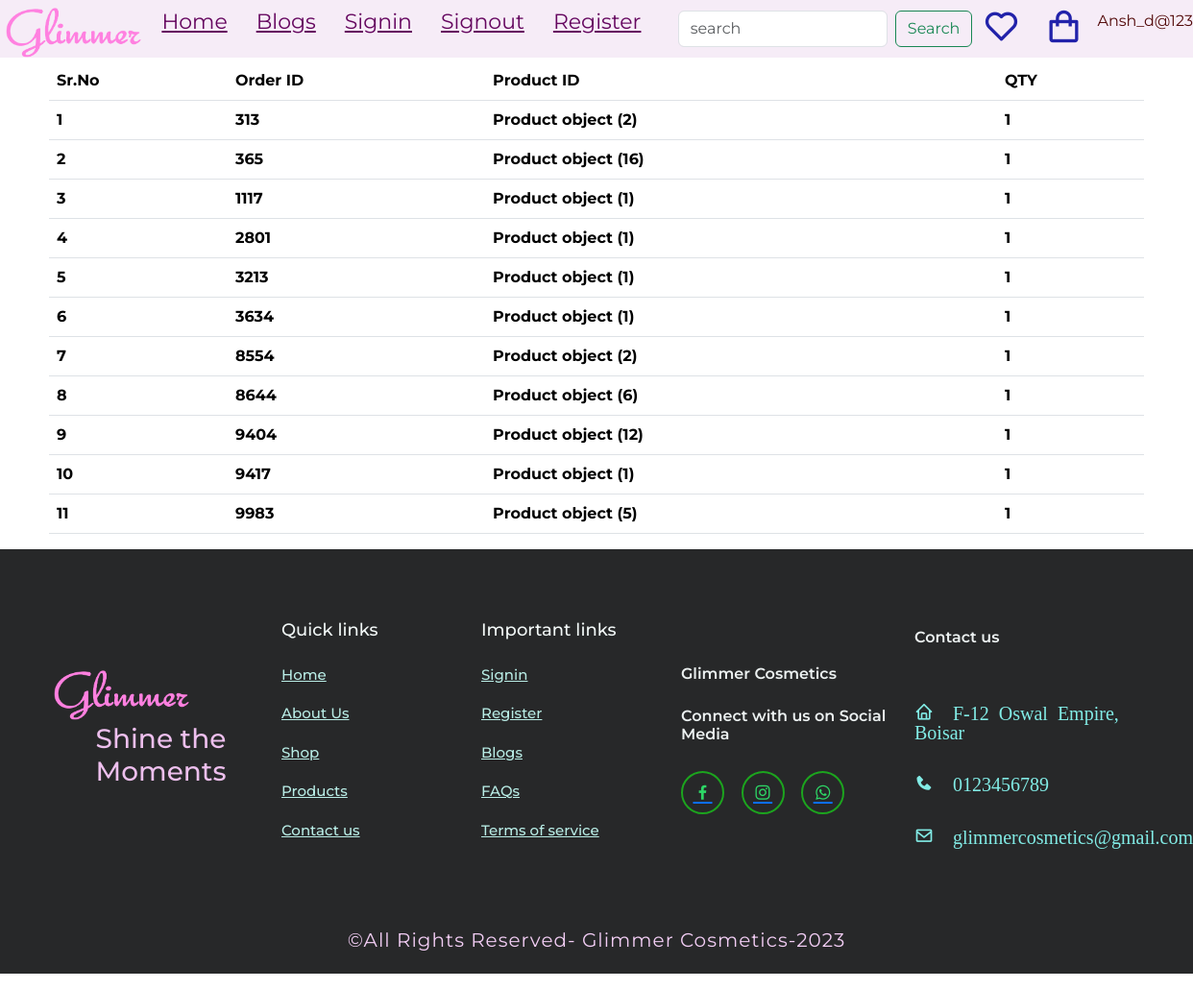
The app's page /userorders/ (signed in) with its own data.
### glimmerapp/models.py (models this page shows)
class Order(models.Model):
    order_id = models.IntegerField(primary_key=True)
    userid = models.ForeignKey(User, on_delete=models.CASCADE,null=True, blank=True)
    product_id = models.ForeignKey(Product, on_delete=models.CASCADE)
    qty = models.PositiveIntegerField(default=0)

class Product(models.Model):
    product_id = models.IntegerField(primary_key=True)
    product_name = models.CharField(max_length=55)
    type = (("Makeup","Makeup"),("Haircare","Haircare"),("Skincare","Skincare"),("Appliances","Appliances"))
    category = models.CharField(max_length=100,choices=type,default="")
    desc = models.TextField(max_length=255)
    price = models.IntegerField()
    image = models.ImageField(upload_to="pics")
    objects = models.Manager()
    prod = CustomManager()

### glimmerapp/views.py (the view)
# urls.py: path('userorders/',views.userorders,name='userorders'),
def userorders(req):
    if req.user.is_authenticated:
        user=req.user
        allorders = Order.objects.filter(userid=user)
        context = {"allorders": allorders, "username": user}
        return render(req, "userorders.html", context)
    else:
        user=None
        return redirect('/signin')

### templates/userorders.html (shortened to what this page needs)
{% load static %}
{% include 'header.html' %}
<!DOCTYPE html>
<html lang="en">
<head>
    <link href="https://cdn.jsdelivr.net/npm/bootstrap@5.3.2/dist/css/bootstrap.min.css" rel="stylesheet">
</head>
<body><br>
<div class="container">
    <div class="row">
        <table class="table table-border">
            <tr>
                <th>Sr.No</th>
                <th>Order ID</th>
                <th>Product ID</th>
                <th>QTY</th>
            </tr>
            {% for x in allorders %}
                <tr>
                <th>{{forloop.counter}}</th>
                <th>{{x.order_id}}</th>
                <th>{{x.product_id}}</th>
                <th>{{x.qty}}</th>
                </tr>
            {% endfor %}
        </table>
    </div>
    </div>
</body>
</html>
{% include 'footer.html' %}

### templates/header.html (shortened to what this page needs)
{% load static %}
<!DOCTYPE html>
<html lang="en">
<head>
    <link rel="stylesheet" href="{% static '/css/style.css' %}">
    <link rel="stylesheet" href="https://unpkg.com/boxicons@latest/css/boxicons.min.css">
</head>
<body>
    <header>
        <a href="" class="logo"><img src="{% static '/images/glimmer.png' %}" alt=""></a>
        <ul class="navbar">
            <li><a href="{% url 'index' %}">Home</a></li>
            <li><a href="{% url 'blog' %}">Blogs</a></li>
            <li><a href="{% url 'signin' %}">Signin</a></li>
            {% if user.is_authenticated %}
            <li><a href="{% url 'signout' %}">Signout</a></li>
            {% endif %}
            <li><a href="{% url 'register' %}">Register</a></li>
        </ul>
        <div class="h-icons">
            <form method="GET" action="{% url 'searchcosmetic' %}" class="d-flex" role="search">
                <input class="form-control me-2" name='c' value="{{query}}" type="search" placeholder="search" aria-label="search">
                <button class="btn btn-outline-success" type="submit">Search</button>
           </form>
        <a href="/wishlist"><i class='bx bx-heart'></i></a>
        <a href="/bag"><i class='bx bx-shopping-bag'></i></a>
        <p style="color:rgb(82, 9, 9)">{{username}}</p>
    </div>
    </header>
    <p style="color:rgb(82, 9, 9)">{{username}}</p>
</body>
</html>

### static/css/style.css (style rules this page uses)
* { margin: 0px; padding: 0px; box-sizing: border-box; font-family: 'Montserrat', sans-serif; list-style: none; text-decoration: none; scroll-behavior: smooth; }
body { color:#000; background:white; }
header { position:fixed; height:60px; width:100%; top: 0; left: 0; right:0; z-index:1000; background:rgb(246, 236, 247); box-shadow: 0 rgb(0 0 0/ 10%); display: flex; align-items: center; justify-content:space-between; padding: 0px 0%; transition: all .50s ease; }
.logo img { width: 150px; height: 65px; }
.navbar { display:flex; list-style-type:none; }
.navbar a { color:rgb(101, 6, 95); font-size: 22px; font-weight: 400; margin-left: 5px; margin-right: 25px; transition: all .50s ease; }
.h-icons { display: flex; align-items: center; }
.h-icons i { font-size: 40px; color:rgb(34, 34, 170); margin-left: 10px; margin-right:15px; transition: all .50s ease; }

### records on screen
Order: order_id "313", product_id "Product object (2)", qty "1"
Order: order_id "365", product_id "Product object (16)", qty "1"
Order: order_id "1117", product_id "Product object (1)", qty "1"
Order: order_id "2801", product_id "Product object (1)", qty "1"
Order: order_id "3213", product_id "Product object (1)", qty "1"
Order: order_id "3634", product_id "Product object (1)", qty "1"
Order: order_id "8554", product_id "Product object (2)", qty "1"
Order: order_id "8644", product_id "Product object (6)", qty "1"
Order: order_id "9404", product_id "Product object (12)", qty "1"
Order: order_id "9417", product_id "Product object (1)", qty "1"
Order: order_id "9983", product_id "Product object (5)", qty "1"

### other values on screen
{{ username }} "Ansh_d@123"
